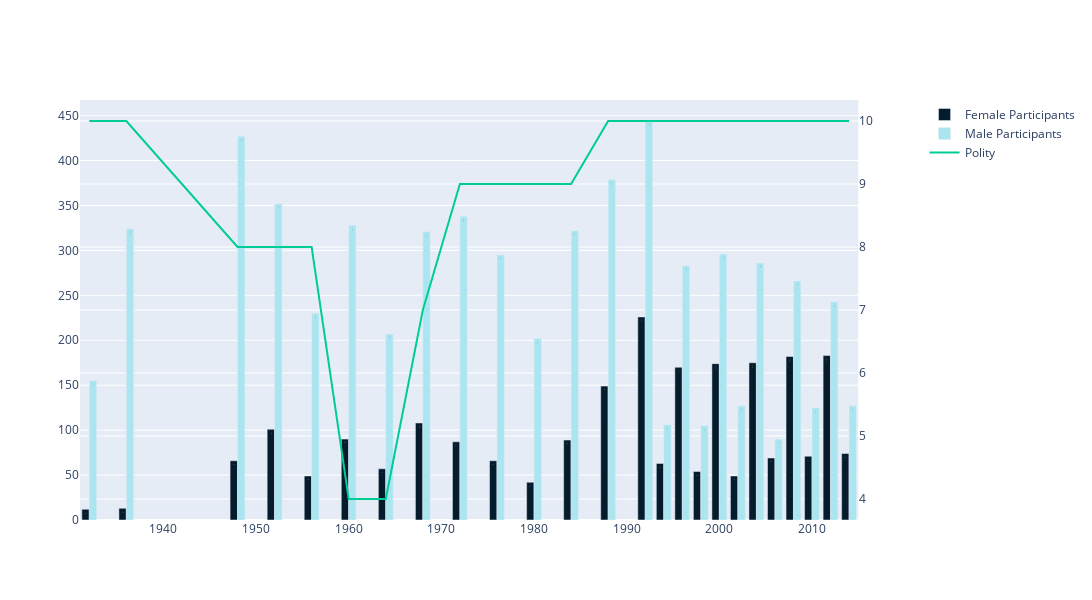

The notebook cell this image was saved under:
### Code cell
country_male_female_ratio(final_df, polity_dff3, 'FRANCE', 1929, 2014)

### Figure 1 — Plotly figure (JSON) as saved in the notebook; plotly's stock layout.template omitted (floating-point values rounded to 4 significant figures)
{"data": [{"marker": {"color": "#051c2c"}, "name": "Female Participants", "text": [12, 13, 66, 101, 49, 90, 57, 108, 87, 66, 42, 89, 149, 226, 63, 170, 54, 174, 49, 175, 69, 182, 71, 183, 74], "type": "bar", "x": [1932, 1936, 1948, 1952, 1956, 1960, 1964, 1968, 1972, 1976, 1980, 1984, 1988, 1992, 1994, 1996, 1998, 2000, 2002, 2004, 2006, 2008, 2010, 2012, 2014], "xaxis": "x", "y": [12, 13, 66, 101, 49, 90, 57, 108, 87, 66, 42, 89, 149, 226, 63, 170, 54, 174, 49, 175, 69, 182, 71, 183, 74], "yaxis": "y"}, {"marker": {"color": "#abe5f0"}, "name": "Male Participants", "text": [155, 324, 427, 352, 230, 328, 207, 321, 338, 295, 202, 322, 379, 444, 106, 283, 105, 296, 127, 286, 90, 266, 125, 243, 127], "type": "bar", "x": [1932, 1936, 1948, 1952, 1956, 1960, 1964, 1968, 1972, 1976, 1980, 1984, 1988, 1992, 1994, 1996, 1998, 2000, 2002, 2004, 2006, 2008, 2010, 2012, 2014], "xaxis": "x", "y": [155, 324, 427, 352, 230, 328, 207, 321, 338, 295, 202, 322, 379, 444, 106, 283, 105, 296, 127, 286, 90, 266, 125, 243, 127], "yaxis": "y"}, {"name": "Polity", "type": "scatter", "x": [1932, 1936, 1948, 1952, 1956, 1960, 1964, 1968, 1972, 1976, 1980, 1984, 1988, 1992, 1994, 1996, 1998, 2000, 2002, 2004, 2006, 2008, 2010, 2012, 2014], "xaxis": "x", "y": [10, 10, 8, 8, 8, 4, 4, 7, 9, 9, 9, 9, 10, 10, 10, 10, 10, 10, 10, 10, 10, 10, 10, 10, 10], "yaxis": "y2"}], "layout": {"autosize": false, "height": 600, "width": 1900, "xaxis": {"anchor": "y", "domain": [0, 0.94]}, "yaxis": {"anchor": "x", "domain": [0, 1]}, "yaxis2": {"anchor": "x", "overlaying": "y", "side": "right"}}}
